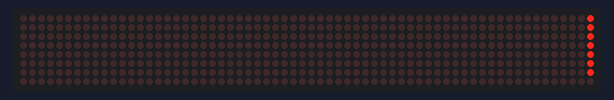
Recording of a sketch running on a simulated Arduino Uno, built with avr-gcc and run on an emulated ATmega328P. Parts: 64×8 LED matrix.

Above: at 0.15 s.
At 1.25 s:
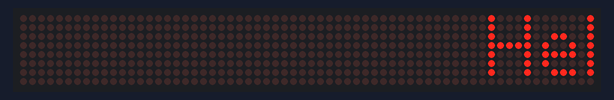
At 2.35 s:
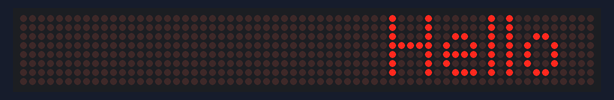
At 4.55 s:
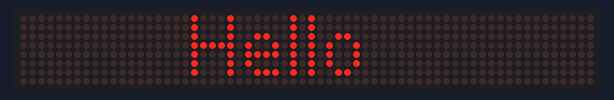
At 6.75 s:
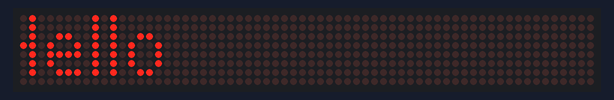
At 8.95 s:
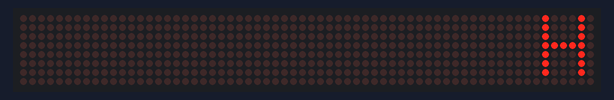

Measured:
- by itself, everything shown: repeats every 8.3 s, in 83 steps

The sketch:

v.3.ino
```cpp
// Including the required Arduino libraries
#include <MD_Parola.h>
#include <MD_MAX72xx.h>
#include <SPI.h>

// Uncomment according to your hardware type
#define HARDWARE_TYPE MD_MAX72XX::FC16_HW
//#define HARDWARE_TYPE MD_MAX72XX::GENERIC_HW

// Defining size, and output pins
#define MAX_DEVICES 8
#define CS_PIN 3

// Create a new instance of the MD_Parola class with hardware SPI connection
MD_Parola myDisplay = MD_Parola(HARDWARE_TYPE, CS_PIN, MAX_DEVICES);

void setup() {
  // Intialize the object
  myDisplay.begin();

  // Set the intensity (brightness) of the display (0-15)
  myDisplay.setIntensity(0);

  // Clear the display
  myDisplay.displayClear();

  myDisplay.displayScroll("Hello", PA_CENTER, PA_SCROLL_LEFT, 100);
}

void loop() {
  if (myDisplay.displayAnimate()) {
    myDisplay.displayReset();
  }
}
```
